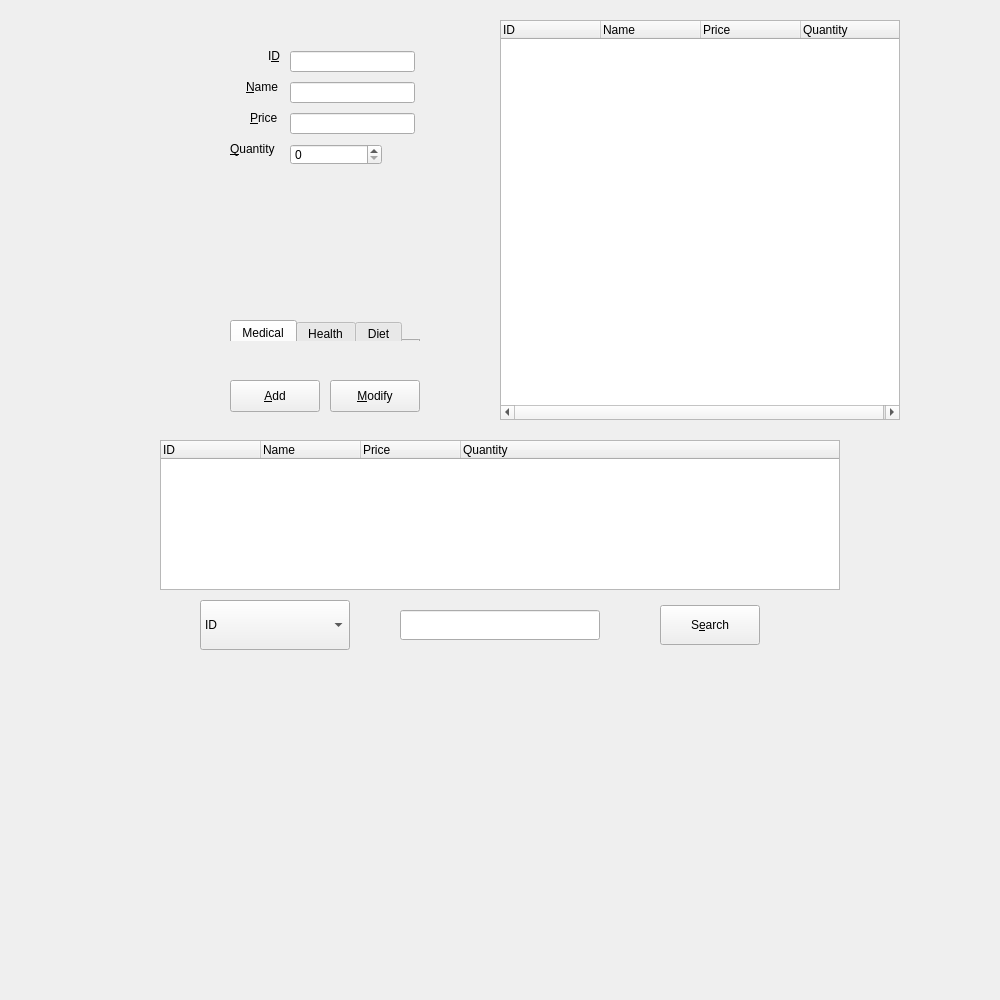
<?xml version="1.0" encoding="UTF-8"?>
<ui version="4.0">
 <class>MerchandiseManage</class>
 <widget class="QWidget" name="MerchandiseManage">
  <property name="geometry">
   <rect>
    <x>0</x>
    <y>0</y>
    <width>1000</width>
    <height>1000</height>
   </rect>
  </property>
  <property name="windowTitle">
   <string>MerchandiseManage</string>
  </property>
  <widget class="QTreeWidget" name="searchTreeWidget">
   <property name="geometry">
    <rect>
     <x>160</x>
     <y>440</y>
     <width>680</width>
     <height>150</height>
    </rect>
   </property>
   <property name="rootIsDecorated">
    <bool>false</bool>
   </property>
   <column>
    <property name="text">
     <string>ID</string>
    </property>
   </column>
   <column>
    <property name="text">
     <string>Name</string>
    </property>
   </column>
   <column>
    <property name="text">
     <string>Price</string>
    </property>
   </column>
   <column>
    <property name="text">
     <string>Quantity</string>
    </property>
   </column>
  </widget>
  <widget class="QPushButton" name="searchPushButton">
   <property name="geometry">
    <rect>
     <x>660</x>
     <y>605</y>
     <width>100</width>
     <height>40</height>
    </rect>
   </property>
   <property name="text">
    <string>S&amp;earch</string>
   </property>
  </widget>
  <widget class="QTabWidget" name="favoriteTabWidget">
   <property name="geometry">
    <rect>
     <x>230</x>
     <y>320</y>
     <width>190</width>
     <height>21</height>
    </rect>
   </property>
   <property name="currentIndex">
    <number>0</number>
   </property>
   <widget class="QWidget" name="medicalTab">
    <attribute name="title">
     <string>Medical</string>
    </attribute>
   </widget>
   <widget class="QWidget" name="healthTab">
    <attribute name="title">
     <string>Health</string>
    </attribute>
   </widget>
   <widget class="QWidget" name="dietTab">
    <attribute name="title">
     <string>Diet</string>
    </attribute>
   </widget>
  </widget>
  <widget class="QLineEdit" name="idLineEdit">
   <property name="geometry">
    <rect>
     <x>290</x>
     <y>51</y>
     <width>125</width>
     <height>21</height>
    </rect>
   </property>
   <property name="readOnly">
    <bool>true</bool>
   </property>
  </widget>
  <widget class="QLineEdit" name="priceLineEdit">
   <property name="geometry">
    <rect>
     <x>290</x>
     <y>113</y>
     <width>125</width>
     <height>21</height>
    </rect>
   </property>
  </widget>
  <widget class="QLineEdit" name="nameLineEdit">
   <property name="geometry">
    <rect>
     <x>290</x>
     <y>82</y>
     <width>125</width>
     <height>21</height>
    </rect>
   </property>
  </widget>
  <widget class="QSpinBox" name="quantitySpinBox">
   <property name="geometry">
    <rect>
     <x>290</x>
     <y>144</y>
     <width>92</width>
     <height>21</height>
    </rect>
   </property>
   <property name="maximum">
    <number>999999999</number>
   </property>
  </widget>
  <widget class="QLabel" name="quantityLabel">
   <property name="geometry">
    <rect>
     <x>230</x>
     <y>141</y>
     <width>51</width>
     <height>16</height>
    </rect>
   </property>
   <property name="text">
    <string>&amp;Quantity</string>
   </property>
   <property name="buddy">
    <cstring>quantitySpinBox</cstring>
   </property>
  </widget>
  <widget class="QLabel" name="nameLabel">
   <property name="geometry">
    <rect>
     <x>246</x>
     <y>79</y>
     <width>35</width>
     <height>16</height>
    </rect>
   </property>
   <property name="text">
    <string>&amp;Name</string>
   </property>
   <property name="buddy">
    <cstring>nameLineEdit</cstring>
   </property>
  </widget>
  <widget class="QLabel" name="idLabel">
   <property name="geometry">
    <rect>
     <x>268</x>
     <y>48</y>
     <width>16</width>
     <height>16</height>
    </rect>
   </property>
   <property name="text">
    <string>I&amp;D</string>
   </property>
   <property name="buddy">
    <cstring>idLineEdit</cstring>
   </property>
  </widget>
  <widget class="QLabel" name="priceLabel">
   <property name="geometry">
    <rect>
     <x>250</x>
     <y>110</y>
     <width>31</width>
     <height>16</height>
    </rect>
   </property>
   <property name="text">
    <string>&amp;Price</string>
   </property>
   <property name="buddy">
    <cstring>priceLineEdit</cstring>
   </property>
  </widget>
  <widget class="QTreeWidget" name="treeWidget">
   <property name="geometry">
    <rect>
     <x>500</x>
     <y>20</y>
     <width>400</width>
     <height>400</height>
    </rect>
   </property>
   <property name="rootIsDecorated">
    <bool>false</bool>
   </property>
   <column>
    <property name="text">
     <string>ID</string>
    </property>
   </column>
   <column>
    <property name="text">
     <string>Name</string>
    </property>
   </column>
   <column>
    <property name="text">
     <string>Price</string>
    </property>
   </column>
   <column>
    <property name="text">
     <string>Quantity</string>
    </property>
   </column>
  </widget>
  <widget class="QComboBox" name="searchComboBox">
   <property name="geometry">
    <rect>
     <x>200</x>
     <y>600</y>
     <width>150</width>
     <height>50</height>
    </rect>
   </property>
   <item>
    <property name="text">
     <string>ID</string>
    </property>
   </item>
   <item>
    <property name="text">
     <string>Name</string>
    </property>
   </item>
   <item>
    <property name="text">
     <string>Price</string>
    </property>
   </item>
   <item>
    <property name="text">
     <string>Quantity</string>
    </property>
   </item>
  </widget>
  <widget class="QLineEdit" name="searchLineEdit">
   <property name="geometry">
    <rect>
     <x>400</x>
     <y>610</y>
     <width>200</width>
     <height>30</height>
    </rect>
   </property>
  </widget>
  <widget class="QPushButton" name="addPushButton">
   <property name="geometry">
    <rect>
     <x>230</x>
     <y>380</y>
     <width>90</width>
     <height>32</height>
    </rect>
   </property>
   <property name="text">
    <string>&amp;Add</string>
   </property>
  </widget>
  <widget class="QPushButton" name="modifyPushButton">
   <property name="geometry">
    <rect>
     <x>330</x>
     <y>380</y>
     <width>90</width>
     <height>32</height>
    </rect>
   </property>
   <property name="text">
    <string>&amp;Modify</string>
   </property>
  </widget>
 </widget>
 <resources/>
 <connections/>
</ui>
